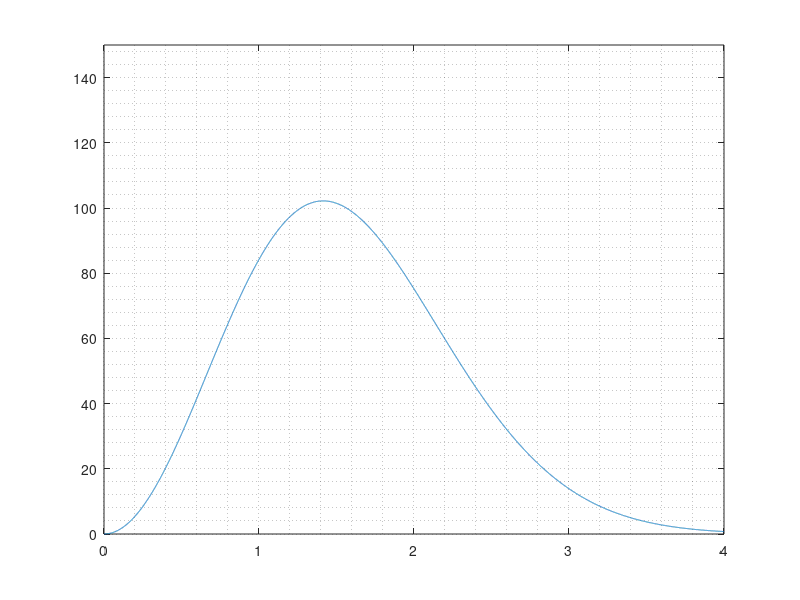

MATLAB code for this plot:
clear all; close all; clc;

N = 4442;
x = 0:(1/N):4;
k = 3;


%chisq = sqrt((a*var).^((n/2)-1).* exp(-a/2)/(gamma(n/2)*((2*var)^(n/2))));

chi = (x.^(k-1).*exp(-(x.^2)/2))/(2^((k/2)-1)*gamma(k/2));

nor = 0.9*sqrt(N)/((max(chi))^2)*ones(1,length(chi));
chiscaled = nor.*chi;
 
mean = sqrt(2)*(gamma((k+1)/2)/gamma(k/2));
%trapz(x,chiscaled)
%trapz(chi)

figure;

plot(x,chiscaled); shg
ylim([0 150]); grid MINOR

